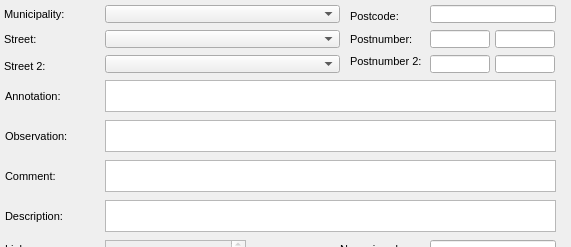
      <widget class="QWidget" name="page_15">
       <property name="geometry">
        <rect>
         <x>0</x>
         <y>0</y>
         <width>571</width>
         <height>247</height>
        </rect>
       </property>
       <attribute name="label">
        <string>Additional information</string>
       </attribute>
       <widget class="QLabel" name="label_streetaxis2_id">
        <property name="geometry">
         <rect>
          <x>4</x>
          <y>55</y>
          <width>83</width>
          <height>22</height>
         </rect>
        </property>
        <property name="font">
         <font>
          <pointsize>8</pointsize>
         </font>
        </property>
        <property name="frameShape">
         <enum>QFrame::NoFrame</enum>
        </property>
        <property name="frameShadow">
         <enum>QFrame::Plain</enum>
        </property>
        <property name="text">
         <string>Street 2:</string>
        </property>
        <property name="textFormat">
         <enum>Qt::AutoText</enum>
        </property>
        <property name="scaledContents">
         <bool>false</bool>
        </property>
        <property name="alignment">
         <set>Qt::AlignLeading|Qt::AlignLeft|Qt::AlignVCenter</set>
        </property>
        <property name="margin">
         <number>3</number>
        </property>
       </widget>
       <widget class="QLabel" name="label_comment">
        <property name="geometry">
         <rect>
          <x>5</x>
          <y>165</y>
          <width>90</width>
          <height>22</height>
         </rect>
        </property>
        <property name="font">
         <font>
          <pointsize>8</pointsize>
         </font>
        </property>
        <property name="frameShape">
         <enum>QFrame::NoFrame</enum>
        </property>
        <property name="frameShadow">
         <enum>QFrame::Plain</enum>
        </property>
        <property name="text">
         <string>Comment:</string>
        </property>
        <property name="textFormat">
         <enum>Qt::AutoText</enum>
        </property>
        <property name="scaledContents">
         <bool>false</bool>
        </property>
        <property name="alignment">
         <set>Qt::AlignLeading|Qt::AlignLeft|Qt::AlignVCenter</set>
        </property>
        <property name="margin">
         <number>3</number>
        </property>
       </widget>
       <widget class="QLabel" name="label_streetaxis_id">
        <property name="geometry">
         <rect>
          <x>4</x>
          <y>28</y>
          <width>99</width>
          <height>22</height>
         </rect>
        </property>
        <property name="font">
         <font>
          <pointsize>8</pointsize>
         </font>
        </property>
        <property name="frameShape">
         <enum>QFrame::NoFrame</enum>
        </property>
        <property name="frameShadow">
         <enum>QFrame::Plain</enum>
        </property>
        <property name="text">
         <string>Street:</string>
        </property>
        <property name="textFormat">
         <enum>Qt::AutoText</enum>
        </property>
        <property name="scaledContents">
         <bool>false</bool>
        </property>
        <property name="alignment">
         <set>Qt::AlignLeading|Qt::AlignLeft|Qt::AlignVCenter</set>
        </property>
        <property name="margin">
         <number>3</number>
        </property>
       </widget>
       <widget class="QLineEdit" name="postcode">
        <property name="geometry">
         <rect>
          <x>430</x>
          <y>5</y>
          <width>126</width>
          <height>18</height>
         </rect>
        </property>
        <property name="font">
         <font>
          <pointsize>8</pointsize>
         </font>
        </property>
        <property name="inputMask">
         <string/>
        </property>
        <property name="text">
         <string/>
        </property>
        <property name="frame">
         <bool>true</bool>
        </property>
       </widget>
       <widget class="QLabel" name="label_postcode">
        <property name="geometry">
         <rect>
          <x>350</x>
          <y>5</y>
          <width>83</width>
          <height>22</height>
         </rect>
        </property>
        <property name="font">
         <font>
          <pointsize>8</pointsize>
         </font>
        </property>
        <property name="frameShape">
         <enum>QFrame::NoFrame</enum>
        </property>
        <property name="frameShadow">
         <enum>QFrame::Plain</enum>
        </property>
        <property name="text">
         <string>Postcode:</string>
        </property>
        <property name="textFormat">
         <enum>Qt::AutoText</enum>
        </property>
        <property name="scaledContents">
         <bool>false</bool>
        </property>
        <property name="alignment">
         <set>Qt::AlignLeading|Qt::AlignLeft|Qt::AlignVCenter</set>
        </property>
        <property name="margin">
         <number>3</number>
        </property>
       </widget>
       <widget class="QLineEdit" name="num_value">
        <property name="geometry">
         <rect>
          <x>430</x>
          <y>240</y>
          <width>126</width>
          <height>18</height>
         </rect>
        </property>
        <property name="echoMode">
         <enum>QLineEdit::Normal</enum>
        </property>
       </widget>
       <widget class="QLineEdit" name="postcomplement">
        <property name="geometry">
         <rect>
          <x>495</x>
          <y>30</y>
          <width>60</width>
          <height>18</height>
         </rect>
        </property>
        <property name="font">
         <font>
          <pointsize>8</pointsize>
         </font>
        </property>
        <property name="inputMask">
         <string/>
        </property>
        <property name="text">
         <string/>
        </property>
        <property name="frame">
         <bool>true</bool>
        </property>
       </widget>
       <widget class="QLabel" name="label_muni_id">
        <property name="geometry">
         <rect>
          <x>4</x>
          <y>3</y>
          <width>90</width>
          <height>22</height>
         </rect>
        </property>
        <property name="font">
         <font>
          <pointsize>8</pointsize>
         </font>
        </property>
        <property name="frameShape">
         <enum>QFrame::NoFrame</enum>
        </property>
        <property name="frameShadow">
         <enum>QFrame::Plain</enum>
        </property>
        <property name="text">
         <string>Municipality:</string>
        </property>
        <property name="textFormat">
         <enum>Qt::AutoText</enum>
        </property>
        <property name="scaledContents">
         <bool>false</bool>
        </property>
        <property name="alignment">
         <set>Qt::AlignLeading|Qt::AlignLeft|Qt::AlignVCenter</set>
        </property>
        <property name="margin">
         <number>3</number>
        </property>
       </widget>
       <widget class="QComboBox" name="muni_id">
        <property name="geometry">
         <rect>
          <x>105</x>
          <y>5</y>
          <width>235</width>
          <height>18</height>
         </rect>
        </property>
        <property name="font">
         <font>
          <pointsize>8</pointsize>
         </font>
        </property>
       </widget>
       <widget class="QLineEdit" name="postcomplement2">
        <property name="geometry">
         <rect>
          <x>495</x>
          <y>55</y>
          <width>60</width>
          <height>18</height>
         </rect>
        </property>
        <property name="font">
         <font>
          <pointsize>8</pointsize>
         </font>
        </property>
        <property name="inputMask">
         <string/>
        </property>
        <property name="text">
         <string/>
        </property>
        <property name="frame">
         <bool>true</bool>
        </property>
       </widget>
       <widget class="QComboBox" name="streetaxis2_id">
        <property name="geometry">
         <rect>
          <x>105</x>
          <y>55</y>
          <width>235</width>
          <height>18</height>
         </rect>
        </property>
        <property name="font">
         <font>
          <pointsize>8</pointsize>
         </font>
        </property>
       </widget>
       <widget class="QLabel" name="label_postnumber">
        <property name="geometry">
         <rect>
          <x>350</x>
          <y>28</y>
          <width>83</width>
          <height>22</height>
         </rect>
        </property>
        <property name="font">
         <font>
          <pointsize>8</pointsize>
         </font>
        </property>
        <property name="frameShape">
         <enum>QFrame::NoFrame</enum>
        </property>
        <property name="frameShadow">
         <enum>QFrame::Plain</enum>
        </property>
        <property name="text">
         <string>Postnumber:</string>
        </property>
        <property name="textFormat">
         <enum>Qt::AutoText</enum>
        </property>
        <property name="scaledContents">
         <bool>false</bool>
        </property>
        <property name="alignment">
         <set>Qt::AlignLeading|Qt::AlignLeft|Qt::AlignVCenter</set>
        </property>
        <property name="margin">
         <number>3</number>
        </property>
       </widget>
       <widget class="QLabel" name="label_num_value">
        <property name="geometry">
         <rect>
          <x>340</x>
          <y>238</y>
          <width>90</width>
          <height>22</height>
         </rect>
        </property>
        <property name="font">
         <font>
          <pointsize>8</pointsize>
         </font>
        </property>
        <property name="frameShape">
         <enum>QFrame::NoFrame</enum>
        </property>
        <property name="frameShadow">
         <enum>QFrame::Plain</enum>
        </property>
        <property name="text">
         <string>Numeric value:</string>
        </property>
        <property name="textFormat">
         <enum>Qt::AutoText</enum>
        </property>
        <property name="scaledContents">
         <bool>false</bool>
        </property>
        <property name="alignment">
         <set>Qt::AlignLeading|Qt::AlignLeft|Qt::AlignVCenter</set>
        </property>
        <property name="margin">
         <number>3</number>
        </property>
       </widget>
       <widget class="QTextEdit" name="annotation">
        <property name="geometry">
         <rect>
          <x>105</x>
          <y>80</y>
          <width>451</width>
          <height>32</height>
         </rect>
        </property>
        <property name="frameShape">
         <enum>QFrame::StyledPanel</enum>
        </property>
        <property name="frameShadow">
         <enum>QFrame::Raised</enum>
        </property>
       </widget>
       <widget class="QLabel" name="label_link">
        <property name="geometry">
         <rect>
          <x>5</x>
          <y>238</y>
          <width>90</width>
          <height>22</height>
         </rect>
        </property>
        <property name="font">
         <font>
          <pointsize>8</pointsize>
         </font>
        </property>
        <property name="frameShape">
         <enum>QFrame::NoFrame</enum>
        </property>
        <property name="frameShadow">
         <enum>QFrame::Plain</enum>
        </property>
        <property name="text">
         <string>Link:</string>
        </property>
        <property name="textFormat">
         <enum>Qt::AutoText</enum>
        </property>
        <property name="scaledContents">
         <bool>false</bool>
        </property>
        <property name="alignment">
         <set>Qt::AlignLeading|Qt::AlignLeft|Qt::AlignVCenter</set>
        </property>
        <property name="margin">
         <number>3</number>
        </property>
       </widget>
       <widget class="QLabel" name="label_observ">
        <property name="geometry">
         <rect>
          <x>5</x>
          <y>125</y>
          <width>90</width>
          <height>22</height>
         </rect>
        </property>
        <property name="font">
         <font>
          <pointsize>8</pointsize>
         </font>
        </property>
        <property name="frameShape">
         <enum>QFrame::NoFrame</enum>
        </property>
        <property name="frameShadow">
         <enum>QFrame::Plain</enum>
        </property>
        <property name="text">
         <string>Observation:</string>
        </property>
        <property name="textFormat">
         <enum>Qt::AutoText</enum>
        </property>
        <property name="scaledContents">
         <bool>false</bool>
        </property>
        <property name="alignment">
         <set>Qt::AlignLeading|Qt::AlignLeft|Qt::AlignVCenter</set>
        </property>
        <property name="margin">
         <number>3</number>
        </property>
       </widget>
       <widget class="QLabel" name="label_annotation">
        <property name="geometry">
         <rect>
          <x>5</x>
          <y>85</y>
          <width>90</width>
          <height>22</height>
         </rect>
        </property>
        <property name="font">
         <font>
          <pointsize>8</pointsize>
         </font>
        </property>
        <property name="frameShape">
         <enum>QFrame::NoFrame</enum>
        </property>
        <property name="frameShadow">
         <enum>QFrame::Plain</enum>
        </property>
        <property name="text">
         <string>Annotation:</string>
        </property>
        <property name="textFormat">
         <enum>Qt::AutoText</enum>
        </property>
        <property name="scaledContents">
         <bool>false</bool>
        </property>
        <property name="alignment">
         <set>Qt::AlignLeading|Qt::AlignLeft|Qt::AlignVCenter</set>
        </property>
        <property name="margin">
         <number>3</number>
        </property>
       </widget>
       <widget class="QLineEdit" name="postnumber2">
        <property name="geometry">
         <rect>
          <x>430</x>
          <y>55</y>
          <width>60</width>
          <height>18</height>
         </rect>
        </property>
        <property name="font">
         <font>
          <pointsize>8</pointsize>
         </font>
        </property>
        <property name="inputMask">
         <string/>
        </property>
        <property name="text">
         <string/>
        </property>
        <property name="frame">
         <bool>true</bool>
        </property>
       </widget>
       <widget class="QComboBox" name="streetaxis_id">
        <property name="geometry">
         <rect>
          <x>105</x>
          <y>30</y>
          <width>235</width>
          <height>18</height>
         </rect>
        </property>
        <property name="font">
         <font>
          <pointsize>8</pointsize>
         </font>
        </property>
       </widget>
       <widget class="QLineEdit" name="postnumber">
        <property name="geometry">
         <rect>
          <x>430</x>
          <y>30</y>
          <width>60</width>
          <height>18</height>
         </rect>
        </property>
        <property name="font">
         <font>
          <pointsize>8</pointsize>
         </font>
        </property>
        <property name="inputMask">
         <string/>
        </property>
        <property name="text">
         <string/>
        </property>
        <property name="frame">
         <bool>true</bool>
        </property>
       </widget>
       <widget class="QTextEdit" name="observ">
        <property name="geometry">
         <rect>
          <x>105</x>
          <y>120</y>
          <width>451</width>
          <height>32</height>
         </rect>
        </property>
       </widget>
       <widget class="QLabel" name="label_postnumber2">
        <property name="geometry">
         <rect>
          <x>350</x>
          <y>50</y>
          <width>85</width>
          <height>22</height>
         </rect>
        </property>
        <property name="font">
         <font>
          <pointsize>8</pointsize>
         </font>
        </property>
        <property name="frameShape">
         <enum>QFrame::NoFrame</enum>
        </property>
        <property name="frameShadow">
         <enum>QFrame::Plain</enum>
        </property>
        <property name="text">
         <string>Postnumber 2:</string>
        </property>
        <property name="textFormat">
         <enum>Qt::AutoText</enum>
        </property>
        <property name="scaledContents">
         <bool>false</bool>
        </property>
        <property name="alignment">
         <set>Qt::AlignLeading|Qt::AlignLeft|Qt::AlignVCenter</set>
        </property>
        <property name="margin">
         <number>3</number>
        </property>
       </widget>
       <widget class="QLabel" name="label_descript">
        <property name="geometry">
         <rect>
          <x>5</x>
          <y>205</y>
          <width>91</width>
          <height>22</height>
         </rect>
        </property>
        <property name="font">
         <font>
          <pointsize>8</pointsize>
         </font>
        </property>
        <property name="frameShape">
         <enum>QFrame::NoFrame</enum>
        </property>
        <property name="frameShadow">
         <enum>QFrame::Plain</enum>
        </property>
        <property name="text">
         <string>Description:</string>
        </property>
        <property name="textFormat">
         <enum>Qt::AutoText</enum>
        </property>
        <property name="scaledContents">
         <bool>false</bool>
        </property>
        <property name="alignment">
         <set>Qt::AlignLeading|Qt::AlignLeft|Qt::AlignVCenter</set>
        </property>
        <property name="margin">
         <number>3</number>
        </property>
       </widget>
       <widget class="QTextEdit" name="link">
        <property name="enabled">
         <bool>false</bool>
        </property>
        <property name="geometry">
         <rect>
          <x>105</x>
          <y>240</y>
          <width>141</width>
          <height>18</height>
         </rect>
        </property>
       </widget>
       <widget class="QTextEdit" name="comment">
        <property name="geometry">
         <rect>
          <x>105</x>
          <y>160</y>
          <width>451</width>
          <height>32</height>
         </rect>
        </property>
        <property name="frameShadow">
         <enum>QFrame::Sunken</enum>
        </property>
        <property name="lineWidth">
         <number>1</number>
        </property>
       </widget>
       <widget class="QTextEdit" name="descript">
        <property name="geometry">
         <rect>
          <x>105</x>
          <y>200</y>
          <width>451</width>
          <height>32</height>
         </rect>
        </property>
       </widget>
      </widget>
